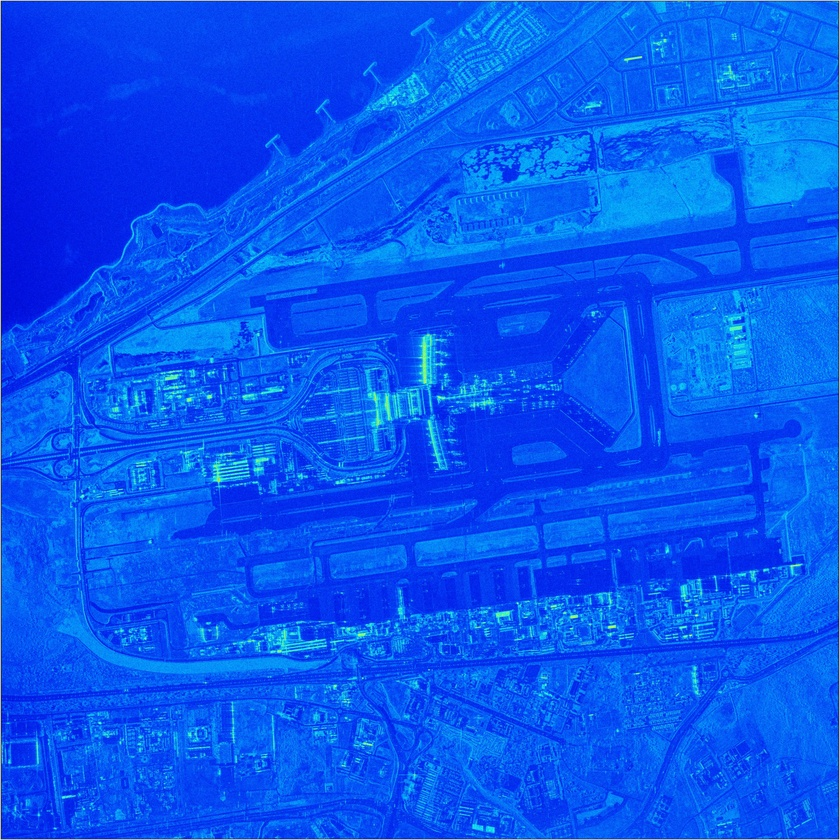
#> input picture python/Chapter6/ICEYE_Phase_Correlation.jpg, 840 x 840 px, shrunk from 2760 x 2759 before the run
$ jupyter execute phase_correlation_example.ipynb
#> lines starting #> are read from the running program, lines starting #| are printed output that depends on the picture
# Introduction to Synthetic Aperture Radar Using Python and MATLAB

## by Andy Harrison - &copy; Artech House 2022

---

## Example 6.8.2 Phase Correlation
---

**Import modules**

[cell 1]
import cv2

import numpy as np

from scipy.signal import cheby1, freqs

from scipy.ndimage import map_coordinates

**Helper function for displaying images**

[cell 2]
def imshow(image, windowName, nx, ny):
    cv2.namedWindow(windowName, cv2.WINDOW_NORMAL)    # Create a new named window
    cv2.moveWindow(windowName, 0, 0)                  # Put window @ (0, 0)
    cv2.imshow(windowName, image)                     # Display the image
    cv2.resizeWindow(windowName, nx, ny)              # Resize the window

**Log polar converstion**

[cell 3]
def log_polar(image):
    """
    Calculate the log-polar conversion
    """
    # Image dimensions
    nx, ny = image.shape


    # Get the angles using meshgrid
    _, theta = np.meshgrid(np.linspace(0, 1, ny), np.linspace(0, -np.pi, nx))


    # Calculate the log base
    log_base = 10.0 ** (np.log10(np.sqrt((0.5 * nx) ** 2 + (0.5 * ny) ** 2)) / ny)


    # Calculate the radius based on the log base
    radius = log_base ** np.arange(ny) - 1.0


    # Calculate the x and y coordinates
    x = radius * np.sin(theta) + nx / 2
    y = radius * np.cos(theta) + ny / 2


    # Map the image onto the coordinates
    return log_base, map_coordinates(image, [x, y])

**Perform scale, translation, and rotation of an image**

[cell 4]
def scale_translate_rotate(image, scale_x, scale_y, translate_x, translate_y, rotation):
    """
    Scale, rotate, and translate an image
    """
    height, width = image.shape[:2]

    nh = int(np.round(1.2*height))

    nw = int(np.round(1.2*width))


    # Scale
    # image = cv2.resize(image, None, fx=scale_x, fy=scale_y, interpolation=cv2.INTER_CUBIC)
    image = cv2.warpAffine(image, np.float32([[scale_x, 0, 0], [0, scale_y, 0]]), (nw, nh))


    # Translation
    m = np.float32([[1, 0, translate_x], [0, 1, translate_y]])
    image = cv2.warpAffine(image, m, (nw, nh))


    # Rotation
    m = cv2.getRotationMatrix2D(((width - 1) / 2.0, (height - 1) / 2.0), rotation, 1)
    image = cv2.warpAffine(image, m, (nw, nh))


    return image

**Read an image**

[cell 5]
image1 = cv2.imread('ICEYE_Phase_Correlation.jpg')
#> image1 is the input picture: shape (840, 840, 3); mean B, G, R 240.5, 87.2, 8.3

**Apply a scale, translation, and rotation**

[cell 6]
image2 = scale_translate_rotate(image1, 0.6, 0.6, 200, 100, 30)

**Begin phase correlation - convert to grayscale**

[cell 7]
image1 = cv2.cvtColor(image1, cv2.COLOR_BGR2GRAY)
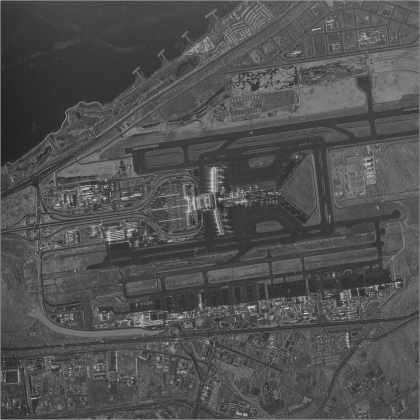
#> image1: shape (840, 840) (shown at 1/2 size); min 28, max 232, mean 81.1

image2 = cv2.cvtColor(image2, cv2.COLOR_BGR2GRAY)
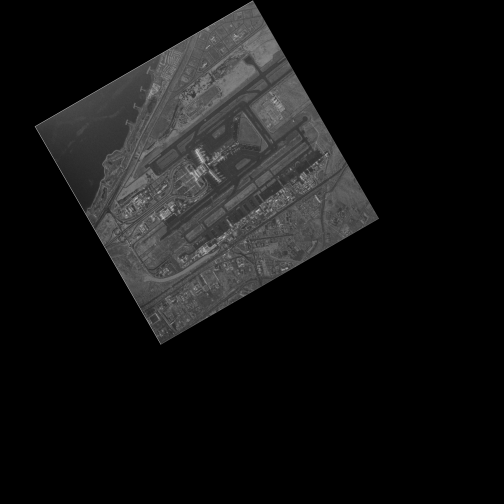
#> image2: shape (1008, 1008) (shown at 1/2 size); min 0, max 206, mean 20.3

**Display both images**

[cell 8]
imshow(image1, 'Original Image', 600, 600)

imshow(image2, 'Scaled, Translated, Rotated', 600, 600)

**Find the log-polar transformed image and the log base**

[cell 9]
f1 = np.fft.fftshift(abs(np.fft.fft2(image1, image2.shape[:2])))

f2 = np.fft.fftshift(abs(np.fft.fft2(image2, image2.shape[:2])))

**2nd order Chebyshev bandstop filter**

[cell 10]
[b, a] = cheby1(2, 0.1, [0.01, 0.5], 'bandstop', analog=True)

w, h1 = freqs(b, a, np.linspace(-1, 1, f2.shape[0]))

w, h2 = freqs(b, a, np.linspace(-1, 1, f2.shape[1]))

**Create and apply the 2D filter**

[cell 11]
h = np.outer(1 - abs(h1), 1 - abs(h2))

f1 *= (1 - h)

f2 *= (1 - h)

**Find the log-polar transformed image and the log base**

[cell 12]
base, log_polar_original = log_polar(f1)
#> in log_polar, `x = radius * np.sin(theta) + nx / 2`:
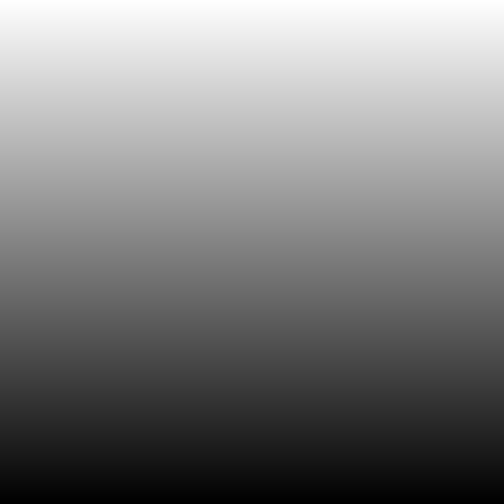
#> theta: shape (1008, 1008) float64 (shown at 1/2 size); min -3.14, max 0, mean -1.57; drawn with min black and max white
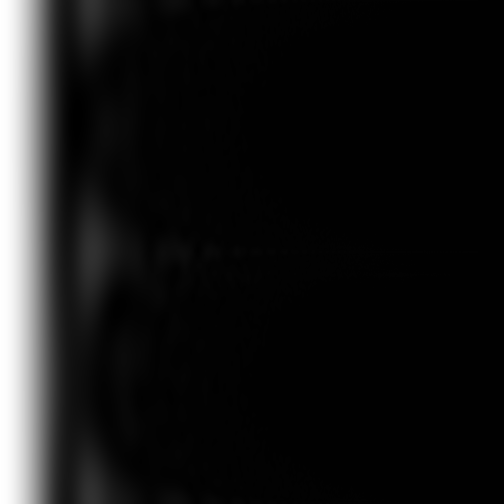
#> log_polar_original: shape (1008, 1008) float64 (shown at 1/2 size); min -409441.7, max 57194163.1, mean 4940771.8; drawn with min black and max white
#> base = 1.01

base, log_polar_test = log_polar(f2)
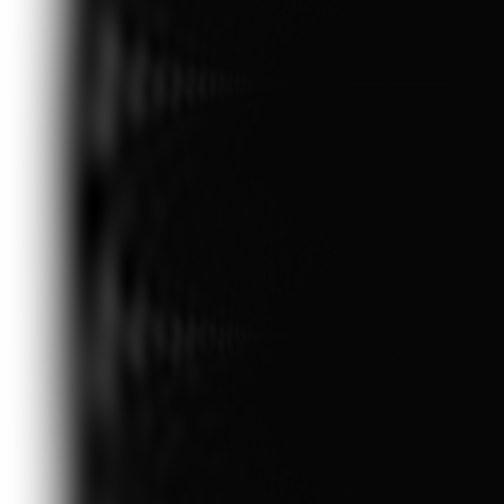
#> log_polar_test: shape (1008, 1008) float64 (shown at 1/2 size); min -558055.6, max 20611282.7, mean 2631753.2; drawn with min black and max white

**Calculate the cross-power spectrum of the original and test images**

[cell 13]
f1 = np.fft.fft2(log_polar_original)

f2 = np.fft.fft2(log_polar_test)

r0 = abs(f1) * abs(f2)

cross_power_spectrum = abs(np.fft.ifft2((f1 * f2.conjugate()) / r0))

**Calculate the scale and rotation factors**

[cell 14]
angle, scale = np.unravel_index(np.argmax(cross_power_spectrum), cross_power_spectrum.shape)
#> angle = 840; scale = 930


# Calculate the scale factor
scale = base ** scale
#> scale = 428.7


# Calculate the rotation angle
angle = 180.0 * angle / cross_power_spectrum.shape[0]
#> angle = 150


# Adjust the scale factor and rotation angle
if scale > 1.8:
    cross_power_spectrum = abs(np.fft.ifft2((f2 * f1.conjugate()) / r0))

    angle, scale = np.unravel_index(np.argmax(cross_power_spectrum), cross_power_spectrum.shape)
#> angle = 168; scale = 78


    angle = -180.0 * angle / cross_power_spectrum.shape[0]
#> angle = -30
    scale = 1.0 / (base ** scale)
#> scale = 0.602


# Wrap the rotation angle (-90, 90]
angle = (angle + 90) % 180 - 90

**Zoom the test image using the scale factor**

[cell 15]
image_transformed = scale_translate_rotate(image2, 1, 1, 0, 0, angle)

image_transformed = scale_translate_rotate(image2, 1./scale, 1./scale, 0, 0, 0)

**Need to handle image shapes for rotated and zoomed images**

[cell 16]
nxo, nyo = image1.shape

nxt, nyt = image_transformed.shape

image_transformed = image_transformed[int((nxt - nxo) / 2):int((nxt + nxo) / 2),
                                      int((nyt - nyo) / 2):int((nyt + nyo) / 2)]
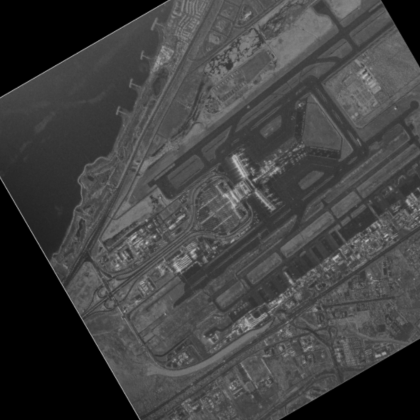
#> image_transformed: shape (840, 840) (shown at 1/2 size); min 0, max 200, mean 65.4

**Calculate the cross-power spectrum of the original and transformed images**

[cell 17]
image_original_spectrum = np.fft.fft2(image1)

image_transformed_spectrum = np.fft.fft2(image_transformed)

translation = abs(np.fft.ifft2((image_original_spectrum * image_transformed_spectrum.conjugate()) /
                               (abs(image_original_spectrum) * abs(image_transformed_spectrum))))
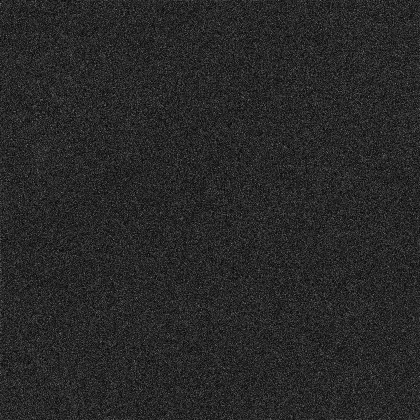
#> translation: shape (840, 840) float64 (shown at 1/2 size); min 5.75e-10, max 0.00606, mean 0.00095; drawn with min black and max white

**Find the translation vector**

[cell 18]
translate_x, translate_y = np.unravel_index(np.argmax(translation), translation.shape)
#> translate_x = 147; translate_y = 354

**Force translation vector in the range of image indices**

[cell 19]
if translate_x > np.floor(nxo / 2):
    translate_x -= nxo

if translate_y > np.floor(nyo / 2):
    translate_y -= nyo

**Translate the transformed imaged**

[cell 20]
image_transformed = scale_translate_rotate(image_transformed, 1, 1, translate_x, translate_y, 0)
#> call 4 of scale_translate_rotate, with scale_x = 1, scale_y = 1, translate_x = 147, translate_y = 354, rotation = 0
#> in scale_translate_rotate (call 4), `m = np.float32([[1, 0, translate_x], [0, 1, translate_y]])`: m = [[1, 0, 147], [0, 1, 354]]
#> in scale_translate_rotate (call 4), `image = cv2.warpAffine(image, m, (nw, nh))`:
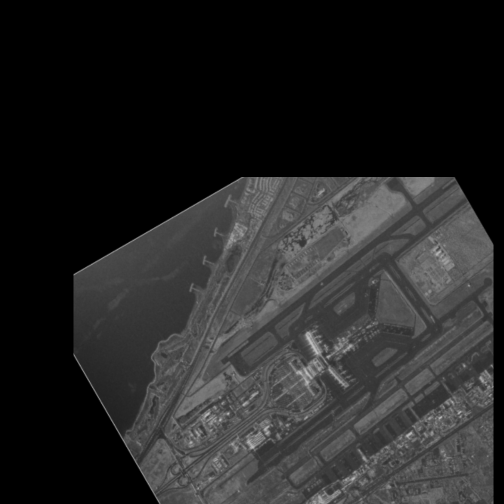
#> image: shape (1008, 1008) (shown at 1/2 size); min 0, max 200, mean 38

**Correct the translation vector based on the rotation angle**

[cell 21]
if angle > 0.0:
    offset = int(int(image2.shape[1] / scale) * np.sin(np.radians(angle)))
    translate_x, translate_y = translate_y, offset + translate_x

elif angle < 0.0:
    offset = int(int(image2.shape[0] / scale) * np.sin(np.radians(angle)))
#> offset = -837
    translate_x, translate_y = offset + translate_y, offset + translate_x
#> translate_x = -483; translate_y = -690

**Correct the scale factor**

[cell 22]
scale = (image2.shape[1] - 1) / (int(image2.shape[1] / scale) - 1)

**Transform the image and display the results**

[cell 23]
image_transformed = scale_translate_rotate(image2, 1./scale, 1./scale, -20, -10, angle)
#> in scale_translate_rotate (call 5), `image = cv2.warpAffine(image, m, (nw, nh))`:
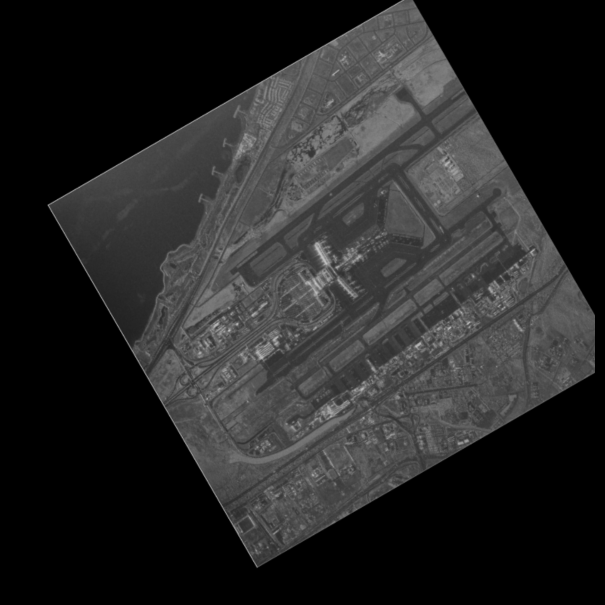
#> image: shape (1210, 1210) (shown at 1/2 size); min 0, max 199, mean 38.7
#> in scale_translate_rotate (call 5), `m = cv2.getRotationMatrix2D(((width - 1) / 2.0, (height - 1) / 2.0), r..`: m = [[0.866, -0.5, 319.2], [0.5, 0.866, -184.3]]
#> in scale_translate_rotate (call 5), `image = cv2.warpAffine(image, m, (nw, nh))`:
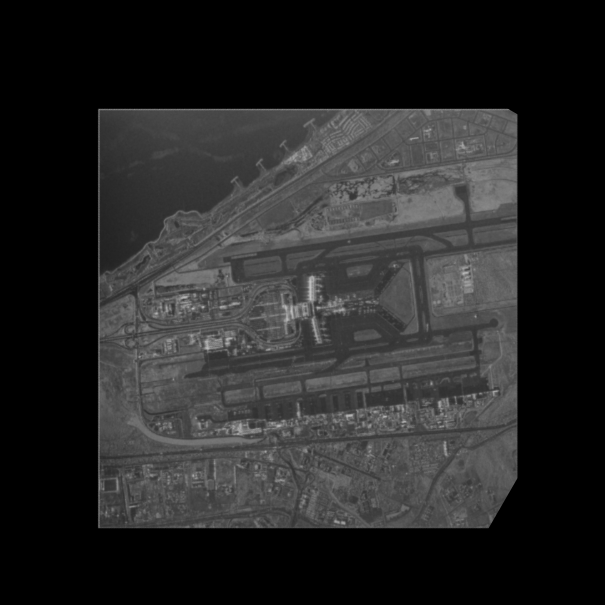
#> image: shape (1210, 1210) (shown at 1/2 size); min 0, max 199, mean 38.7

imshow(image_transformed, 'Transformed Image', 600, 600)

$ run again, with python/Chapter6/ICEYE_Harris_1.jpg copied over python/Chapter6/ICEYE_Phase_Correlation.jpg
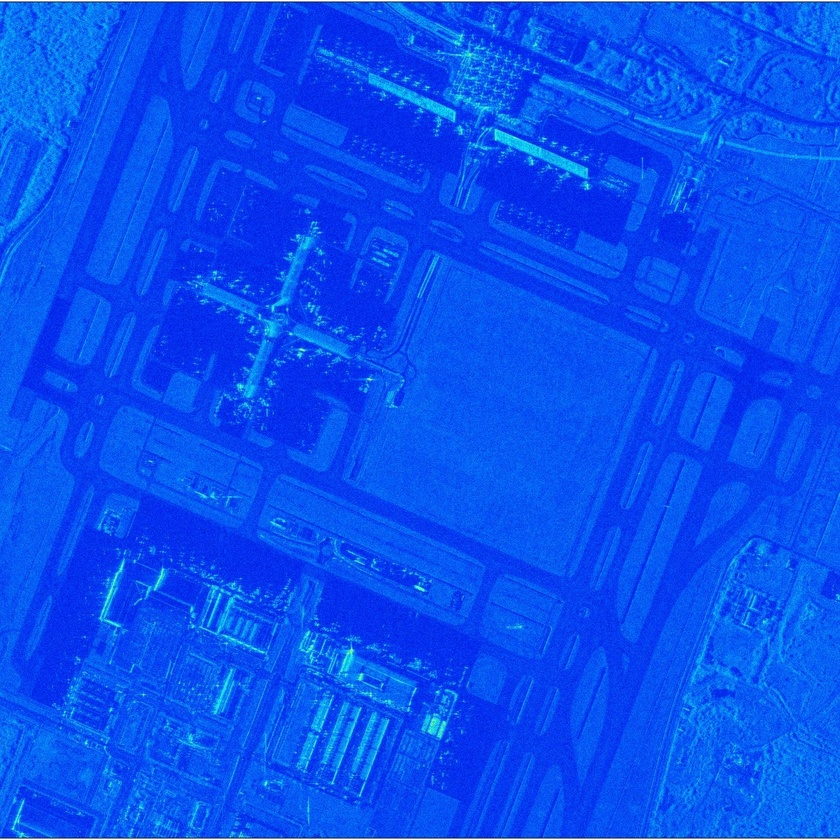
#> input picture python/Chapter6/ICEYE_Harris_1.jpg, 840 x 840 px, shrunk from 1435 x 1435 before the run
#> image1 is the input picture: shape (840, 840, 3); mean B, G, R 240.2, 80, 9.1
#> image1: shape (840, 840)
#> base = 1.01
#> `angle, scale = np.unravel_index(np.argmax(cross_power_spectrum), cross..`: angle = 840; scale = 930
#> `scale = base ** scale`: scale = 428.7
#> `angle = 180.0 * angle / cross_power_spectrum.shape[0]`: angle = 150
#> `angle, scale = np.unravel_index(np.argmax(cross_power_spectrum), cross..`: angle = 168; scale = 78
#> `angle = -180.0 * angle / cross_power_spectrum.shape[0]`: angle = -30
#> `scale = 1.0 / (base ** scale)`: scale = 0.602
#> `translation = abs(np.fft.ifft2((image_original_spectrum * image_transf..`:
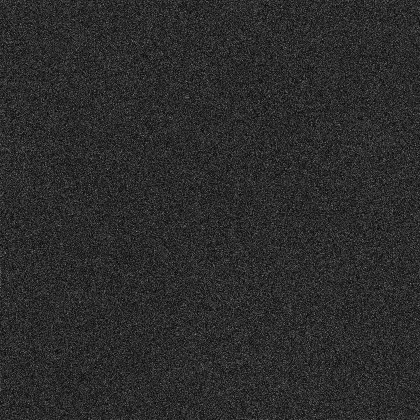
#> translation: shape (840, 840) float64 (shown at 1/2 size); min 4.02e-09, max 0.00554, mean 0.00095; drawn with min black and max white
#> `translate_x, translate_y = np.unravel_index(np.argmax(translation), tr..`: translate_x = 628; translate_y = 580
#> `translate_x -= nxo`: translate_x = -212
#> `translate_y -= nyo`: translate_y = -260
#> offset = -837
#> `translate_x, translate_y = offset + translate_y, offset + translate_x`: translate_x = -1097; translate_y = -1049
#> in scale_translate_rotate (call 5), `m = cv2.getRotationMatrix2D(((width - 1) / 2.0, (height - 1) / 2.0), r..`: m = [[0.866, -0.5, 319.2], [0.5, 0.866, -184.3]]
#> in scale_translate_rotate (call 5), `image = cv2.warpAffine(image, m, (nw, nh))`:
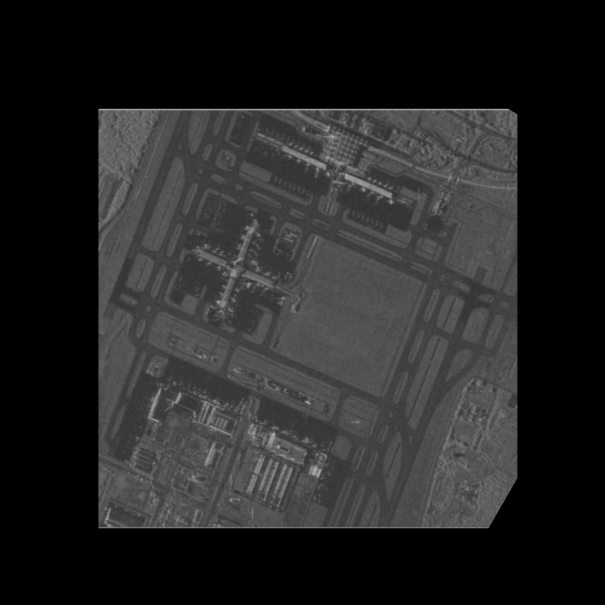
#> image: shape (1210, 1210) (shown at 1/2 size); min 0, max 211, mean 36.8

$ run again, with python/Chapter6/ICEYE_ORB.jpg copied over python/Chapter6/ICEYE_Phase_Correlation.jpg
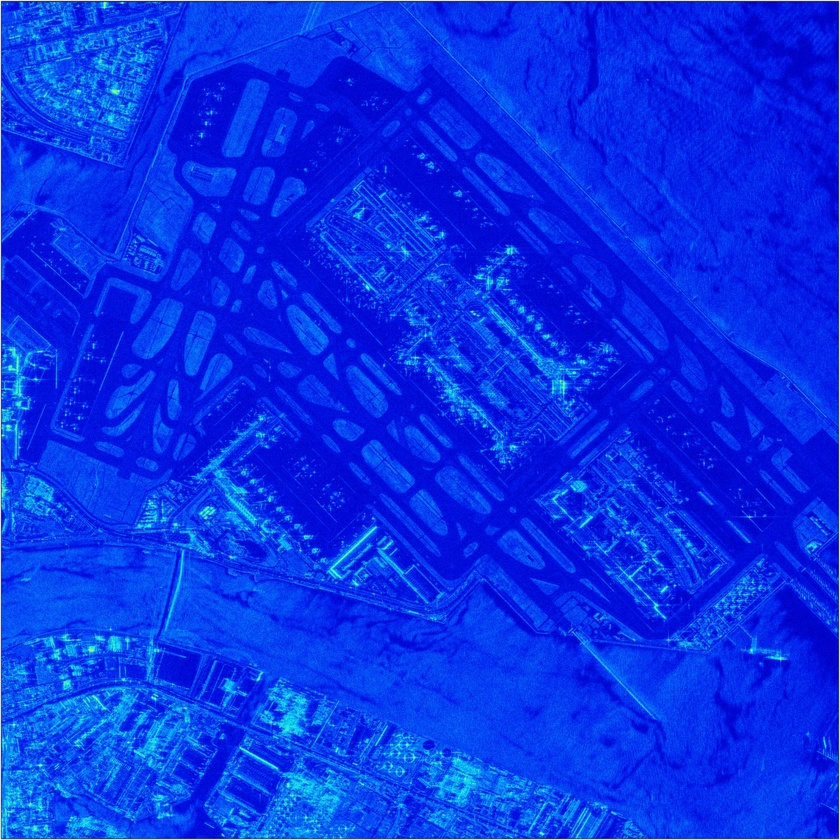
#> input picture python/Chapter6/ICEYE_ORB.jpg, 840 x 840 px, shrunk from 2147 x 2148 before the run
#> image1 is the input picture: shape (840, 840, 3); mean B, G, R 231.5, 49.8, 7.9
#> image1: shape (840, 840)
#> base = 1.01
#> `angle, scale = np.unravel_index(np.argmax(cross_power_spectrum), cross..`: angle = 840; scale = 930
#> `scale = base ** scale`: scale = 428.7
#> `angle = 180.0 * angle / cross_power_spectrum.shape[0]`: angle = 150
#> `angle, scale = np.unravel_index(np.argmax(cross_power_spectrum), cross..`: angle = 168; scale = 78
#> `angle = -180.0 * angle / cross_power_spectrum.shape[0]`: angle = -30
#> `scale = 1.0 / (base ** scale)`: scale = 0.602
#> `translate_x, translate_y = np.unravel_index(np.argmax(translation), tr..`: translate_x = 637; translate_y = 153
#> `translate_x -= nxo`: translate_x = -203
#> offset = -837
#> `translate_x, translate_y = offset + translate_y, offset + translate_x`: translate_x = -684; translate_y = -1040
#> in scale_translate_rotate (call 5), `m = cv2.getRotationMatrix2D(((width - 1) / 2.0, (height - 1) / 2.0), r..`: m = [[0.866, -0.5, 319.2], [0.5, 0.866, -184.3]]
#> in scale_translate_rotate (call 5), `image = cv2.warpAffine(image, m, (nw, nh))`:
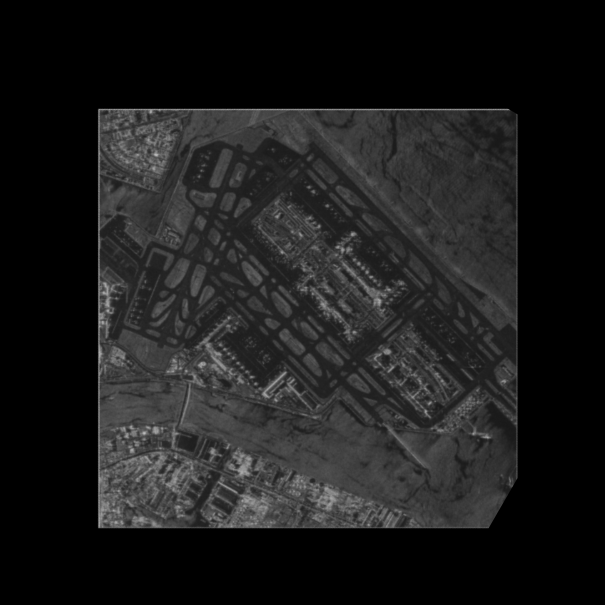
#> image: shape (1210, 1210) (shown at 1/2 size); min 0, max 191, mean 27.7
